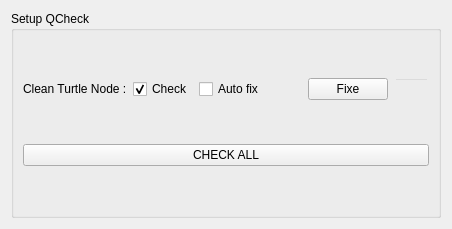
<?xml version="1.0" encoding="UTF-8"?>
<ui version="4.0">
 <class>Form</class>
 <widget class="QWidget" name="Form">
  <property name="geometry">
   <rect>
    <x>0</x>
    <y>0</y>
    <width>452</width>
    <height>229</height>
   </rect>
  </property>
  <property name="windowTitle">
   <string>Form</string>
  </property>
  <layout class="QVBoxLayout" name="verticalLayout_2">
   <item>
    <widget class="QGroupBox" name="gb_check">
     <property name="title">
      <string>Setup QCheck</string>
     </property>
     <layout class="QVBoxLayout" name="verticalLayout">
      <item>
       <layout class="QHBoxLayout" name="lay_turtle_node">
        <item>
         <widget class="QLabel" name="label">
          <property name="text">
           <string>Clean Turtle Node :</string>
          </property>
         </widget>
        </item>
        <item>
         <widget class="QCheckBox" name="cb_turtle_check">
          <property name="text">
           <string>Check</string>
          </property>
          <property name="checked">
           <bool>true</bool>
          </property>
         </widget>
        </item>
        <item>
         <widget class="QCheckBox" name="cb_turtle_auto_fix">
          <property name="text">
           <string>Auto fix</string>
          </property>
         </widget>
        </item>
        <item>
         <widget class="QPushButton" name="btn_turtle_state">
          <property name="styleSheet">
           <string notr="true">border-top: 3px ;
border-bottom: 3px ; 
border-right: 10px ;
border-left: 10px ;</string>
          </property>
          <property name="text">
           <string/>
          </property>
         </widget>
        </item>
        <item>
         <widget class="QPushButton" name="btn_turtle_fixe">
          <property name="text">
           <string>Fixe</string>
          </property>
         </widget>
        </item>
        <item>
         <widget class="QLineEdit" name="line_turtle_comment">
          <property name="enabled">
           <bool>false</bool>
          </property>
          <property name="styleSheet">
           <string notr="true">color: rgb(192, 192, 192);
background-color: rgba(255, 255, 255, 0);</string>
          </property>
         </widget>
        </item>
       </layout>
      </item>
      <item>
       <widget class="QPushButton" name="btn_check_all">
        <property name="text">
         <string>CHECK ALL</string>
        </property>
       </widget>
      </item>
     </layout>
    </widget>
   </item>
  </layout>
 </widget>
 <resources/>
 <connections/>
</ui>
